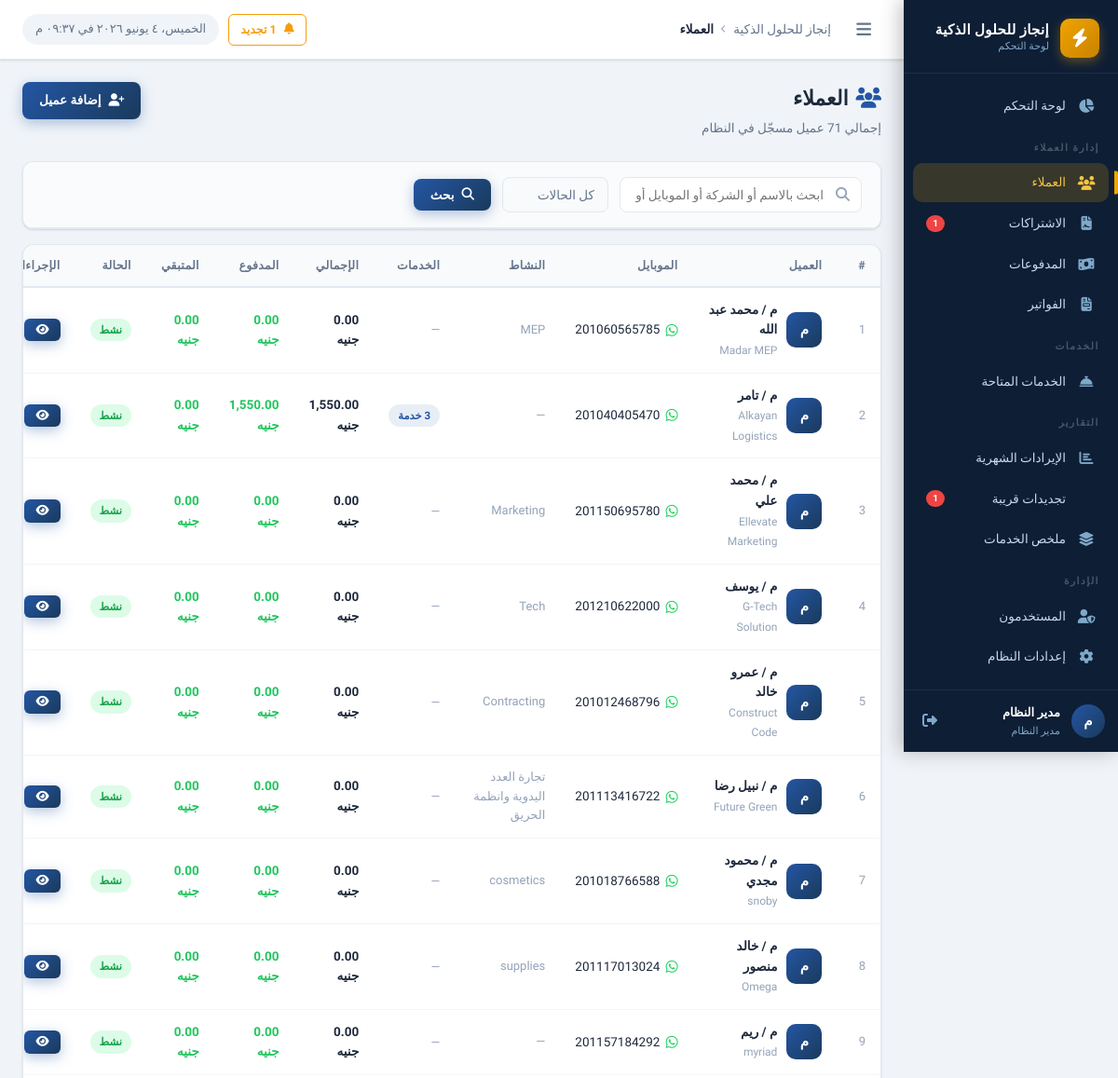
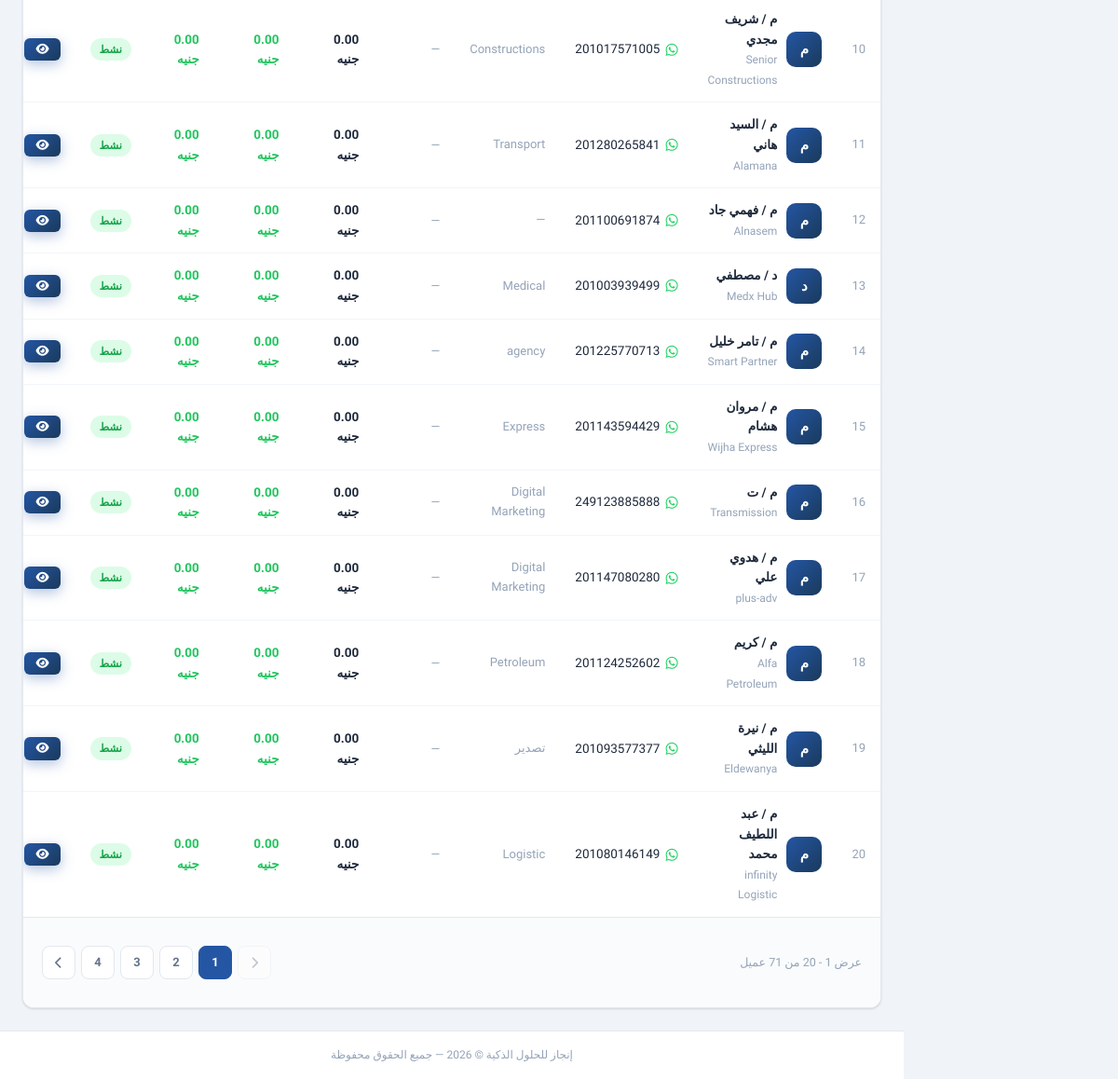
The page /clients/index.php (signed in) on the database its author committed (2 pictures, top to bottom).
### tables this page shows
CREATE TABLE `clients` (
  `id` int UNSIGNED NOT NULL,
  `name` varchar(200) NOT NULL COMMENT 'اسم العميل',
  `company_name` varchar(200) DEFAULT NULL COMMENT 'اسم الشركة',
  `mobile` varchar(20) NOT NULL COMMENT 'رقم الموبايل',
  `mobile_2` varchar(20) DEFAULT NULL COMMENT 'رقم موبايل إضافي',
  `activity` varchar(200) DEFAULT NULL COMMENT 'النشاط التجاري',
  `domain` varchar(255) DEFAULT NULL,
  `domain_provider` varchar(100) DEFAULT NULL,
  `username_note` varchar(200) DEFAULT NULL COMMENT 'اسم المستخدم (للإشارة)',
  `email` varchar(200) DEFAULT NULL,
  `address` text,
  `notes` text,
  `status` tinyint(1) NOT NULL DEFAULT '1' COMMENT '1=نشط, 0=موقوف',
  `created_by` int UNSIGNED DEFAULT NULL,
  `created_at` datetime NOT NULL DEFAULT CURRENT_TIMESTAMP,
  `updated_at` datetime NOT NULL DEFAULT CURRENT_TIMESTAMP ON UPDATE CURRENT_TIMESTAMP
);

### includes/auth.php (called while the page is built, shortened)
<?php
function hasPermission(string $permission): bool {
    if (($_SESSION['user_role'] ?? '') === 'admin') return true;
    $permissions = $_SESSION['user_permissions'] ?? [];
    return in_array($permission, $permissions, true);
}

### includes/functions.php (called while the page is built, shortened)
<?php
function formatMoney(float $amount, string $currency = null): string {
    if ($currency === null) {
        $currency = getSetting('currency', 'جنيه');
    }
    return number_format($amount, 2) . ' ' . $currency;
}
function e(mixed $value): string {
    return htmlspecialchars((string)$value, ENT_QUOTES, 'UTF-8');
}
function clean(string $input): string {
    return trim(strip_tags($input));
}
function paginate(int $total, int $perPage, int $currentPage): array {
    $totalPages = max(1, (int)ceil($total / $perPage));
    $currentPage = max(1, min($currentPage, $totalPages));
    $offset = ($currentPage - 1) * $perPage;
    return [
        'total'        => $total,
        'per_page'     => $perPage,
        'current_page' => $currentPage,
        'total_pages'  => $totalPages,
        'offset'       => $offset,
        'has_prev'     => $currentPage > 1,
        'has_next'     => $currentPage < $totalPages,
    ];
}

### config/app.php (called while the page is built, shortened)
<?php
require_once INCLUDES_PATH . '/functions.php';
require_once INCLUDES_PATH . '/auth.php';
function getSettings(): array {
    static $settings = null;
    if ($settings === null) {
        try {
            $db  = getDB();
            $stmt = $db->query("SELECT `key`, `value` FROM `settings`");
            $settings = [];
            while ($row = $stmt->fetch()) {
                $settings[$row['key']] = $row['value'];
            }
        } catch (Exception $e) {
            $settings = [];
        }
    }
    return $settings;
}
function getSetting(string $key, string $default = ''): string {
    $settings = getSettings();
    return $settings[$key] ?? $default;
}

### clients/index.php (the view, shortened to what this page needs)
<?php
require_once dirname(__DIR__) . '/config/app.php';
$db = getDB();
$search = clean($_GET['search'] ?? '');
$status = $_GET['status'] ?? '';
$page   = max(1, (int)($_GET['page'] ?? 1));
$perPage = 20;
$where  = ['1=1'];
$params = [];
$whereStr = implode(' AND ', $where);
$countStmt = $db->prepare("SELECT COUNT(*) FROM clients c WHERE $whereStr");
$countStmt->execute($params);
$totalClients = (int)$countStmt->fetchColumn();
$pager = paginate($totalClients, $perPage, $page);
$stmt = $db->prepare("
    SELECT c.*,
           COALESCE(SUM(CASE WHEN cs.status != 'cancelled' THEN cs.price ELSE 0 END), 0) AS total_services,
           COALESCE((SELECT SUM(p.amount) FROM payments p WHERE p.client_id = c.id), 0) AS total_paid,
           COUNT(DISTINCT cs.id) AS subs_count
    FROM clients c
    LEFT JOIN client_subscriptions cs ON cs.client_id = c.id
    WHERE $whereStr
    GROUP BY c.id
    ORDER BY c.created_at DESC
    LIMIT ? OFFSET ?
");
$stmt->execute(array_merge($params, [$perPage, $pager['offset']]));
$clients = $stmt->fetchAll();
    ?>
    <?php
require_once INCLUDES_PATH . '/header.php';
?>
<div class="page-header">
  <div class="page-header-text">
    <h1 class="page-title"><i class="fas fa-users" style="color:var(--primary-light);margin-left:8px;"></i>العملاء</h1>
    <p class="page-subtitle">إجمالي <?= $totalClients ?> عميل مسجّل في النظام</p>
  </div>
  <div class="page-actions">
    <?php if (hasPermission('add_clients')): ?>
    <a href="add.php" class="btn btn-primary" id="btn-add-client">
      <i class="fas fa-user-plus"></i>
      إضافة عميل
    </a>
    <?php endif; ?>
  </div>
</div>
<div class="card mb-2" style="margin-bottom:16px;">
  <div class="filters-bar">
    <form method="GET" action="index.php" style="display:flex;gap:12px;align-items:center;flex-wrap:wrap;width:100%;" id="searchForm">
      <div class="search-box">
        <input type="text" name="search" class="form-control" id="searchInput"
               placeholder="ابحث بالاسم أو الشركة أو الموبايل أو الدومين..."
               value="<?= e($search) ?>" autocomplete="off">
      </div>
      <select name="status" class="form-control" style="width:auto;">
        <option value="">كل الحالات</option>
      </select>
      <button type="submit" class="btn btn-primary"><i class="fas fa-search"></i> بحث</button>
    </form>
  </div>
</div>
<div class="card">
  <div class="table-wrapper">
    <table class="data-table">
      <thead>
        <tr>
          <th>#</th>
          <th>العميل</th>
          <th>الموبايل</th>
          <th>النشاط</th>
          <th>الخدمات</th>
          <th>الإجمالي</th>
          <th>المدفوع</th>
          <th>المتبقي</th>
          <th>الحالة</th>
          <th>الإجراءات</th>
        </tr>
      </thead>
      <tbody>
        <?php if (empty($clients)): ?>
        <tr>
          <td colspan="10">
            <div class="empty-state">
              <div class="empty-icon"><i class="fas fa-users-slash"></i></div>
              <p class="empty-title">لا يوجد عملاء</p>
              <p class="empty-text"><?= $search ? 'لم يتطابق أي عميل مع بحثك.' : 'ابدأ بإضافة أول عميل.' ?></p>
              <?php if (hasPermission('add_clients') && !$search): ?>
              <a href="add.php" class="btn btn-primary"><i class="fas fa-user-plus"></i> إضافة عميل</a>
              <?php endif; ?>
            </div>
          </td>
        </tr>
        <?php else: ?>
        <?php foreach ($clients as $i => $client):
          $remaining = $client['total_services'] - $client['total_paid'];
        ?>
        <tr onclick="if(!event.target.closest('a') && !event.target.closest('button')) window.location='view.php?id=<?= $client['id'] ?>';" style="cursor:pointer;">
          <td class="text-muted"><?= $pager['offset'] + $i + 1 ?></td>
          <td>
            <div style="display:flex;align-items:center;gap:10px;">
              <div style="width:38px;height:38px;border-radius:10px;background:linear-gradient(135deg,var(--primary-light),var(--primary));
                          display:flex;align-items:center;justify-content:center;color:#fff;font-weight:800;font-size:15px;flex-shrink:0;">
                <?= e(mb_substr($client['name'], 0, 1, 'UTF-8')) ?>
              </div>
              <div>
                <a href="view.php?id=<?= $client['id'] ?>" style="font-weight:700;color:var(--text-primary);display:block;">
                  <?= e($client['name']) ?>
                </a>
                <?php if ($client['company_name']): ?>
                <span style="font-size:12px;color:var(--text-muted);"><?= e($client['company_name']) ?></span>
                <?php endif; ?>
              </div>
            </div>
          </td>
          <td>
            <a href="https://wa.me/<?= preg_replace('/\D/', '', $client['mobile']) ?>" target="_blank"
               style="color:var(--text-primary);display:flex;align-items:center;gap:6px;">
              <i class="fab fa-whatsapp" style="color:#25D366;font-size:15px;"></i>
              <?= e($client['mobile']) ?>
            </a>
          </td>
          <td class="text-muted"><?= e($client['activity'] ?: '—') ?></td>
          <td>
            <?php if ($client['subs_count'] > 0): ?>
            <span class="badge badge-primary"><?= $client['subs_count'] ?> خدمة</span>
            <?php else: ?>
            <span class="text-muted fs-sm">—</span>
            <?php endif; ?>
          </td>
          <td class="fw-bold"><?= formatMoney($client['total_services']) ?></td>
          <td style="color:var(--success);font-weight:600;"><?= formatMoney($client['total_paid']) ?></td>
          <td style="color:<?= $remaining > 0 ? 'var(--danger)' : 'var(--success)' ?>;font-weight:700;">
            <?= formatMoney($remaining) ?>
          </td>
          <td>
            <?= $client['status']
              ? '<span class="badge badge-success">نشط</span>'
              : '<span class="badge badge-danger">موقوف</span>' ?>
          </td>
          <td>
            <div class="table-actions">
              <a href="view.php?id=<?= $client['id'] ?>" class="btn btn-sm btn-primary" title="عرض الملف">
                <i class="fas fa-eye"></i>
              </a>
            </div>
          </td>
        </tr>
        <?php endforeach; ?>
        <?php endif; ?>
      </tbody>
    </table>
  </div>
  <div class="card-footer" style="<?= $pager['total_pages'] <= 1 ? 'display:none;' : '' ?>">
    <?php if ($pager['total_pages'] > 1): ?>
    <div style="display:flex;align-items:center;justify-content:space-between;gap:12px;flex-wrap:wrap;">
      <span class="text-muted fs-sm">
        عرض <?= $pager['offset'] + 1 ?> - <?= min($pager['offset'] + $perPage, $totalClients) ?>
        من <?= $totalClients ?> عميل
      </span>
      <div class="pagination">
        <?php
        $queryBase = http_build_query(array_filter(['search' => $search, 'status' => $status]));
        $sep = $queryBase ? '&' : '';
        ?>
        <a href="?<?= $queryBase ?><?= $sep ?>page=<?= $pager['current_page'] - 1 ?>"
           class="page-btn <?= !$pager['has_prev'] ? 'disabled' : '' ?>" data-page="<?= $pager['current_page'] - 1 ?>">
          <i class="fas fa-chevron-right"></i>
        </a>
        <?php for ($p = 1; $p <= $pager['total_pages']; $p++): ?>
        <a href="?<?= $queryBase ?><?= $sep ?>page=<?= $p ?>"
           class="page-btn <?= $p === $pager['current_page'] ? 'active' : '' ?>" data-page="<?= $p ?>">
          <?= $p ?>
        </a>
        <?php endfor; ?>
        <a href="?<?= $queryBase ?><?= $sep ?>page=<?= $pager['current_page'] + 1 ?>"
           class="page-btn <?= !$pager['has_next'] ? 'disabled' : '' ?>" data-page="<?= $pager['current_page'] + 1 ?>">
          <i class="fas fa-chevron-left"></i>
        </a>
      </div>
    </div>
    <?php endif; ?>
  </div>
</div>
<?php require_once INCLUDES_PATH . '/footer.php'; ?>

### rows shown on the page
clients: offset "1", name "م", name "م / محمد عبد الله", company_name "Madar MEP", mobile "201060565785", activity "MEP", total_services "0.00 جنيه", total_paid "0.00 جنيه", remaining "0.00 جنيه", status "نشط"
clients: offset "2", name "م", name "م / تامر", company_name "Alkayan Logistics", mobile "201040405470", activity "—", subs_count "3", total_services "1,550.00 جنيه", total_paid "1,550.00 جنيه", remaining "0.00 جنيه", status "نشط"
clients: offset "3", name "م", name "م / محمد علي", company_name "Ellevate Marketing", mobile "201150695780", activity "Marketing", total_services "0.00 جنيه", total_paid "0.00 جنيه", remaining "0.00 جنيه", status "نشط"
clients: offset "4", name "م", name "م / يوسف", company_name "G-Tech Solution", mobile "201210622000", activity "Tech", total_services "0.00 جنيه", total_paid "0.00 جنيه", remaining "0.00 جنيه", status "نشط"
clients: offset "5", name "م", name "م / عمرو خالد", company_name "Construct Code", mobile "201012468796", activity "Contracting", total_services "0.00 جنيه", total_paid "0.00 جنيه", remaining "0.00 جنيه", status "نشط"
clients: offset "6", name "م", name "م / نبيل رضا", company_name "Future Green", mobile "201113416722", activity "تجارة العدد اليدوية وانظمة الحريق", total_services "0.00 جنيه", total_paid "0.00 جنيه", remaining "0.00 جنيه", status "نشط"
clients: offset "7", name "م", name "م / محمود مجدي", company_name "snoby", mobile "201018766588", activity "cosmetics", total_services "0.00 جنيه", total_paid "0.00 جنيه", remaining "0.00 جنيه", status "نشط"
clients: offset "8", name "م", name "م / خالد منصور", company_name "Omega", mobile "201117013024", activity "supplies", total_services "0.00 جنيه", total_paid "0.00 جنيه", remaining "0.00 جنيه", status "نشط"
clients: offset "9", name "م", name "م / ريم", company_name "myriad", mobile "201157184292", activity "—", total_services "0.00 جنيه", total_paid "0.00 جنيه", remaining "0.00 جنيه", status "نشط"
clients: offset "10", name "م", name "م / شريف مجدي", company_name "Senior Constructions", mobile "201017571005", activity "Constructions", total_services "0.00 جنيه", total_paid "0.00 جنيه", remaining "0.00 جنيه", status "نشط"
clients: offset "11", name "م", name "م / السيد هاني", company_name "Alamana", mobile "201280265841", activity "Transport", total_services "0.00 جنيه", total_paid "0.00 جنيه", remaining "0.00 جنيه", status "نشط"
clients: offset "12", name "م", name "م / فهمي جاد", company_name "Alnasem", mobile "201100691874", activity "—", total_services "0.00 جنيه", total_paid "0.00 جنيه", remaining "0.00 جنيه", status "نشط"
clients: offset "13", name "د", name "د / مصطفي", company_name "Medx Hub", mobile "201003939499", activity "Medical", total_services "0.00 جنيه", total_paid "0.00 جنيه", remaining "0.00 جنيه", status "نشط"
clients: offset "14", name "م", name "م / تامر خليل", company_name "Smart Partner", mobile "201225770713", activity "agency", total_services "0.00 جنيه", total_paid "0.00 جنيه", remaining "0.00 جنيه", status "نشط"
clients: offset "15", name "م", name "م / مروان هشام", company_name "Wijha Express", mobile "201143594429", activity "Express", total_services "0.00 جنيه", total_paid "0.00 جنيه", remaining "0.00 جنيه", status "نشط"
clients: offset "16", name "م", name "م / ت", company_name "Transmission", mobile "249123885888", activity "Digital Marketing", total_services "0.00 جنيه", total_paid "0.00 جنيه", remaining "0.00 جنيه", status "نشط"
clients: offset "17", name "م", name "م / هدوي علي", company_name "plus-adv", mobile "201147080280", activity "Digital Marketing", total_services "0.00 جنيه", total_paid "0.00 جنيه", remaining "0.00 جنيه", status "نشط"
clients: offset "18", name "م", name "م / كريم", company_name "Alfa Petroleum", mobile "201124252602", activity "Petroleum", total_services "0.00 جنيه", total_paid "0.00 جنيه", remaining "0.00 جنيه", status "نشط"
clients: offset "19", name "م", name "م / نيرة الليثي", company_name "Eldewanya", mobile "201093577377", activity "تصدير", total_services "0.00 جنيه", total_paid "0.00 جنيه", remaining "0.00 جنيه", status "نشط"
clients: offset "20", name "م", name "م / عبد اللطيف محمد", company_name "infinity Logistic", mobile "201080146149", activity "Logistic", total_services "0.00 جنيه", total_paid "0.00 جنيه", remaining "0.00 جنيه", status "نشط"

### other values the page prints
$companyName "إنجاز للحلول الذكية"
$renewalCount "1"
$userInitial "م"
$userName "مدير النظام"
$userRole "مدير النظام"
$pageTitle "العملاء"
$totalClients "71"
